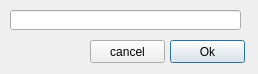
<?xml version="1.0" encoding="UTF-8"?>
<ui version="4.0">
 <class>Dialog</class>
 <widget class="QDialog" name="Dialog">
  <property name="geometry">
   <rect>
    <x>0</x>
    <y>0</y>
    <width>258</width>
    <height>74</height>
   </rect>
  </property>
  <property name="windowTitle">
   <string>Marker text</string>
  </property>
  <widget class="QLineEdit" name="lineEdit">
   <property name="geometry">
    <rect>
     <x>10</x>
     <y>10</y>
     <width>231</width>
     <height>20</height>
    </rect>
   </property>
  </widget>
  <widget class="QPushButton" name="BtnOk">
   <property name="geometry">
    <rect>
     <x>170</x>
     <y>40</y>
     <width>75</width>
     <height>23</height>
    </rect>
   </property>
   <property name="text">
    <string>Ok</string>
   </property>
  </widget>
  <widget class="QPushButton" name="BtnCancel">
   <property name="geometry">
    <rect>
     <x>90</x>
     <y>40</y>
     <width>75</width>
     <height>23</height>
    </rect>
   </property>
   <property name="text">
    <string>cancel</string>
   </property>
  </widget>
 </widget>
 <resources/>
 <connections/>
</ui>
